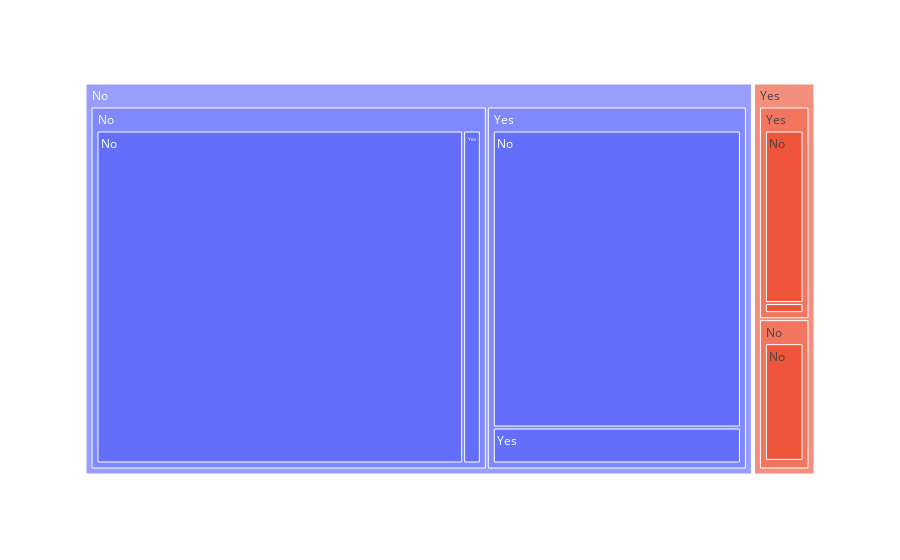

The notebook cell this image was saved under:
### Code cell
grafico = px.treemap(
    dados, 
    path=['problema_coracao', 'fumante', 'consume_alcool'])

grafico.show()

del(grafico)

### Figure 1 — Plotly figure (JSON) as saved in the notebook; plotly's stock layout.template omitted (floating-point values rounded to 4 significant figures)
{"data": [{"branchvalues": "total", "domain": {"x": [0, 1], "y": [0, 1]}, "hovertemplate": "labels=%{label}<br>count=%{value}<br>parent=%{parent}<br>id=%{id}<extra></extra>", "ids": ["No/No/No", "Yes/No/No", "No/Yes/No", "Yes/Yes/No", "No/No/Yes", "Yes/No/Yes", "No/Yes/Yes", "Yes/Yes/Yes", "No/No", "Yes/No", "No/Yes", "Yes/Yes", "No", "Yes"], "labels": ["No", "No", "No", "No", "Yes", "Yes", "Yes", "Yes", "No", "No", "Yes", "Yes", "No", "Yes"], "name": "", "parents": ["No/No", "Yes/No", "No/Yes", "Yes/Yes", "No/No", "Yes/No", "No/Yes", "Yes/Yes", "No", "Yes", "No", "Yes", "", ""], "type": "treemap", "values": [168440, 11085, 103346, 15147, 8111, 251, 12525, 890, 176551, 11336, 115871, 16037, 292422, 27373]}], "layout": {"legend": {"tracegroupgap": 0}, "margin": {"t": 60}}}
